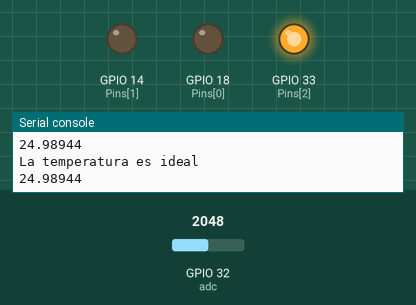
The program below on a simulated ESP32 board running MicroPython. On the bench: output pins drawn as LEDs (lit = HIGH), the last lines printed to the serial console. Inputs (shaded band) come from the test bench; at power-on: GPIO 32 (adc) = 2048 (analog values on the 0–4095 scale).

Above: at 1.2 s.
1.3 s: GPIO 32 (adc) set to 2488
3.7 s: GPIO 32 (adc) set to 2572
At 4.8 s:
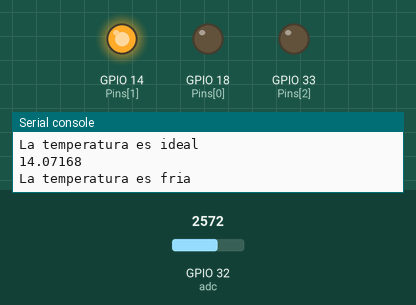
6.0 s: GPIO 32 (adc) set to 1228
At 7.6 s:
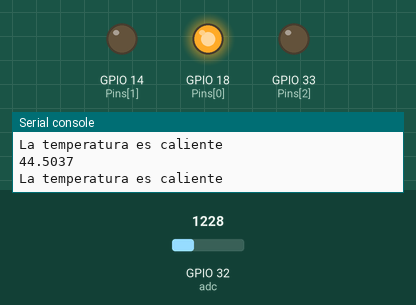
8.0 s: GPIO 32 (adc) set to 1921
9.7 s: GPIO 32 (adc) set to 1986
At 11.7 s:
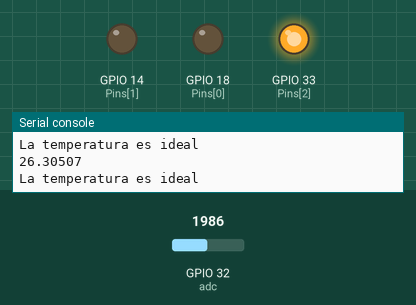
12.0 s: GPIO 32 (adc) set to 2866
At 13.5 s:
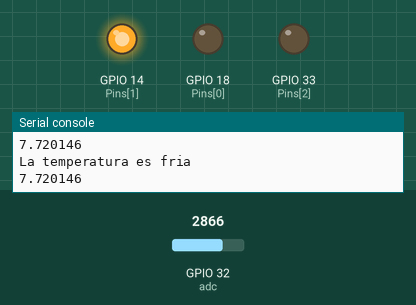
Timing chart, 0 to 15.0 s (numbered marks = the images above; inputs shaded):
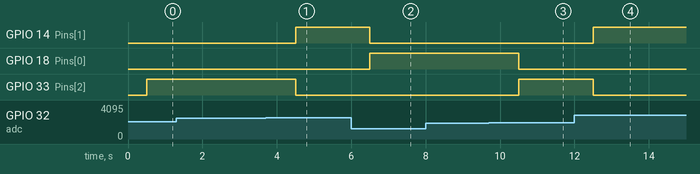

Measured:
- the behaviour switches between 2527 and 2528 on GPIO 32 (adc) (found by bisection; images 0 and 1)
- the behaviour switches between 1953 and 1954 on GPIO 32 (adc) (found by bisection; images 2 and 3)
- after the input at 3.7 s, GPIO 14 (Pins[1]): LOW → HIGH after 0.80 s; GPIO 33 (Pins[2]): HIGH → LOW after 0.80 s
- after the input at 6.0 s, GPIO 14 (Pins[1]): HIGH → LOW after 0.50 s; GPIO 18 (Pins[0]): LOW → HIGH after 0.50 s
- after the input at 9.7 s, GPIO 18 (Pins[0]): HIGH → LOW after 0.81 s; GPIO 33 (Pins[2]): LOW → HIGH after 0.81 s
- after the input at 12.0 s, GPIO 14 (Pins[1]): LOW → HIGH after 0.51 s; GPIO 33 (Pins[2]): HIGH → LOW after 0.51 s

The program:

Control_de_temperatura_PTC.py
```python
"""
///////////////////////////////////////////////////////////////////////////////
//Nombre del programa: Control temperatura                                   //
//Resumen del programa:                                                      //
//Este programa funciona como un control de temperatura con un termistor PTC //
//Y un led RGB que nos dira si la temperatura es alta, baja o "ambiente"     //
//Tabla de pines                                                             //
//Red = caliente    Pin(18)                                                  //
//Blue = frio   Pin(14)                                                      //
//Green = ambiente  Pin(33)                                                  //
//adc = valor del PTC Pin(32)                                                //
///////////////////////////////////////////////////////////////////////////////
"""
# Librerias
import machine as ma
import time
from math import log

# Declaracion de variables

Pins = [18, 14, 33]       # Pines que seran utilizados
leds = []                 # Array donde se guardara los pines inicialzados
Vcc = 3.3                 # Voltaje de referencia (Vref)
Error = 0                 # Error agregado por el ADC en el esp32 no hay error
Rserie = 10000            # Valor de la resintecia en serie con el termistor
frio = 15                 # Valor de referencia para frio
caliente = 27             # Valor de referencia para caliente

# Inicializacion de Pines
for i in Pins:
  leds.append(ma.Pin(i, ma.Pin.OUT)) # Inicializamos los pines de la matriz Pins como salida

adc = ma.ADC(ma.Pin(32)) # Pin del ADC
adc.atten(ma.ADC.ATTN_11DB)   # amplifica el rango de voltaje de 0 a 3.6


# Definicion de funciones
def apagar_todo():
  leds[0].off()
  leds[1].off()
  leds[2].off()

def error():
  leds[0].on()
  leds[1].on()
  leds[2].on()
  print("ADC = 0, revise las conexiones")
  time.sleep(3)

def obtener_temperatura():

  adc_value = adc.read()
  while adc_value !=0:
    V = 1/(4095/(Vcc*adc_value))-Error  # Obtencion del voltaje medido por el adc, este voltaje es el del termistor
    Vr = Vcc - V # Voltaje de la resistencia
    R = ((Rserie*Vcc)/Vr)-Rserie # Obtenemos la resistencia del termistor en base a un divisor de voltaje
    logR = log(R)			# logaritmo de R
    R_th = 1 / (0.0011407594231661565 + 0.00023881194449697142 * logR + 1.755718253617776e-8 * logR * logR * logR)
    # Obtencion de la temperatura en K
    celsius = R_th -273.15 # pasamos el voltaje a Celsius
    return celsius

  if adc_value == 0:
    error()

while True:
  t = obtener_temperatura()
  print(t)
  time.sleep_ms(500)

  if t >= caliente:
    apagar_todo()
    leds[0].on()
    print("La temperatura es caliente")
    time.sleep_ms(500)

  elif t <= frio:
    apagar_todo()
    leds[1].on()
    print("La temperatura es fria")
    time.sleep_ms(500)

  elif t <= caliente and t >= frio:
    apagar_todo()
    leds[2].on()
    print("La temperatura es ideal")
    time.sleep_ms(500)
```
